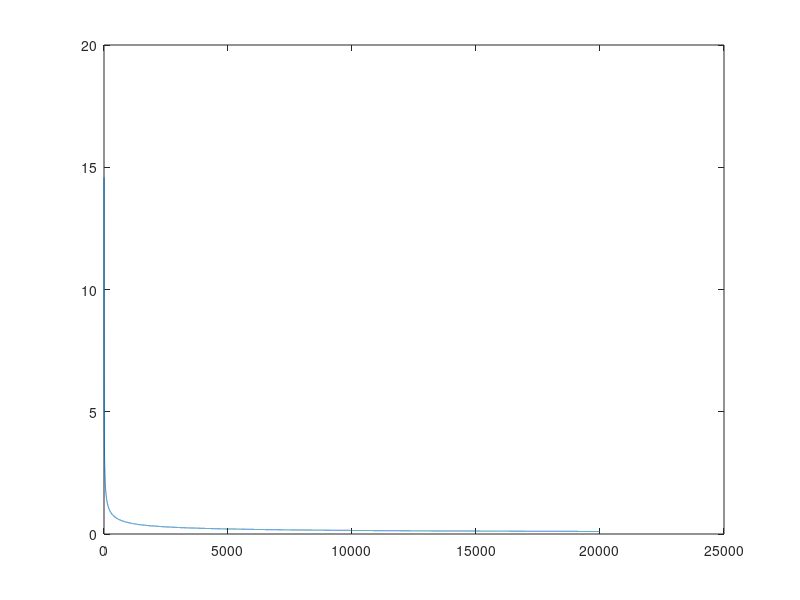

The MATLAB source for this figure:
Thrust = 222/4;
Air_density = 1.14;
Propeller_radius = 0;
Entrance_Velocity = 0;
Exit_Velocity = 0 : 1 : 500;
RPM = 0 : 1 : 20000;



Propeller_radius = (Thrust./(Air_density*(pi.^3)*(RPM.^2))*((120.^2)/0.5)).^0.25
plot(Propeller_radius)


%DEPRECATED FEATURES:

% Propeller_radius = sqrt((2*Thrust)/Air_density*pi*Exit_Velocity.^2)

%Exit_Velocity = (RPM*(pi*Diameter)/60)

%plot(Diameter)


